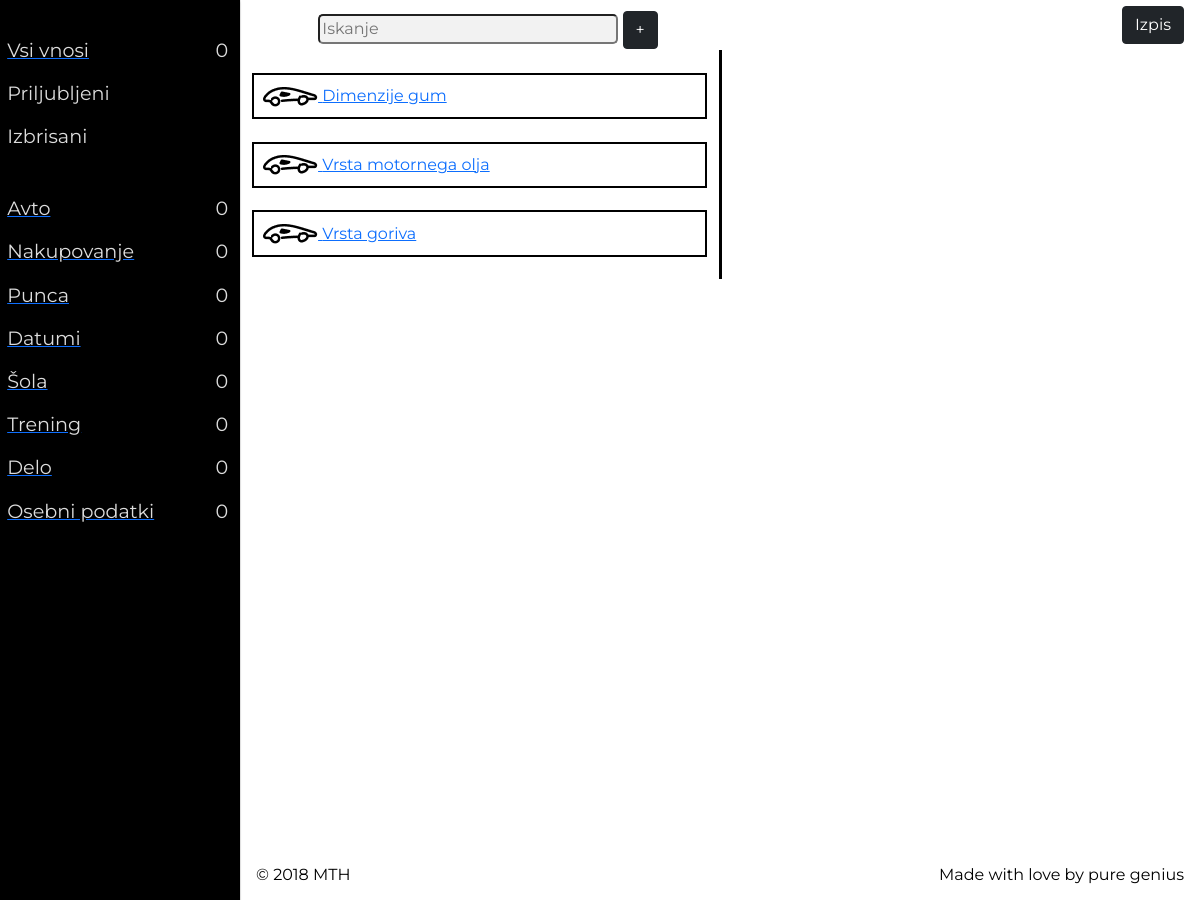
The app's page /kategorija?id=1 (signed in) with its own data.
### app/models.py (models this page shows, shortened)
class Kategorije(db.Model):
    id_kategorije = db.Column(db.INTEGER, primary_key=True, autoincrement=True, nullable=False)
    ime_kategorije = db.Column(db.String(50), index=True)
    id_uporabnika = db.Column(db.INTEGER, db.ForeignKey('uporabniki.id'))
    vrednosti = db.relationship('Vrednosti', backref='kategorija')

class Vrednosti(db.Model):
    id_vrednosti = db.Column(db.INTEGER, primary_key=True, autoincrement=True, nullable=False)
    naziv = db.Column(db.String(50), index=True)
    vrednost = db.Column(db.String(50), index=True)
    priljubljeno = db.Column(db.Boolean, index=True)
    id_kategorije = db.Column(db.INTEGER, db.ForeignKey('kategorije.id_kategorije'))

### app/routes.py (the view)
@app.route('/kategorija')
@login_required
def kategorija():
    id = request.args.get('id', None)
    id2 = request.args.get('id2', None)
    uporabnik = Uporabniki.query.filter_by(uporabnisko_ime=current_user.uporabnisko_ime).first()
    kategorije_all = Kategorije.query.filter_by(id_uporabnika=uporabnik.id).all()
    kategorije_id = []
    vrednosti = Vrednosti.query.filter_by(id_kategorije=id).all()
    kategorije_count = []
    vrednosti_count = 0
    for kategorija in kategorije_all:
        kategorije_id.append(kategorija.id_kategorije)
        kategorije_count.append(Vrednosti.query.filter_by(id_kategorije=kategorija.id_kategorije).count())
    for id in kategorije_id:
        vrednosti_count += Vrednosti.query.filter_by(id_kategorije=id).count()
    form = InputVrednostForm()
    if form.validate_on_submit():
        nova_vrednost = Vrednosti(naziv=form.naziv.data, vrednost=form.vrednost.data,
                                  id_kategorije=form.kategorija.data.id_kategorije)
        db.session.add(nova_vrednost)
        db.session.commit()
        return redirect(url_for('index'))
    return render_template('index.html', title='Domov', form=form, kategorije=kategorije_all,
                           vrednosti=vrednosti, kategorije_count=kategorije_count, kategorije_len=len(kategorije_count),
                           vrednosti_count=vrednosti_count)

### app/forms.py
class InputVrednostForm(FlaskForm):
    naziv = StringField('Naslov vrednosti', validators=[DataRequired()])
    vrednost = StringField('Vrednost', validators=[DataRequired()])
    kategorija = QuerySelectField('Kategorija', query_factory=kategorije_query,
                                  allow_blank=True, get_label='ime_kategorije')
    submit = SubmitField('Vnesi')

### app/models.py (called while the page is built)
@login.user_loader
def load_user(user_id):
    return Uporabniki.query.get(user_id)

def kategorije_query():
    uporabnik = Uporabniki.query.filter_by(uporabnisko_ime=current_user.uporabnisko_ime).first()
    return Kategorije.query.filter_by(id_uporabnika=uporabnik.id)

### app/templates/index.html (shortened to what this page needs)
{% extends "base.html" %}
{% block content %}
    <div class="container" >
        <div class="row justify-content-start">
            <div class="col" id="containerLeft">
                {% for vrednost in vrednosti %}
                    <a href="{{ url_for('vrednost', id2=vrednost.id_vrednosti) }}">
                        <div class="vrednost">
                            <img src="{{ url_for('static', filename='icons/black/car.png') }}" width="55" height="20" alt="ikona">
                            {{ vrednost.naziv }}
                        </div>
                    </a>
                {% endfor %}
            </div>
            <div class="col" id="containerRight">
            </div>
        </div>
    </div>
{% endblock %}

### app/templates/base.html (shortened to what this page needs)
<!DOCTYPE html>
<html lang="sl">
	<head>
		<link href="https://cdn.jsdelivr.net/npm/bootstrap@5.0.0-beta2/dist/css/bootstrap.min.css" rel="stylesheet"
>
		<link rel="stylesheet" href="{{ url_for('static',filename='base.css') }}">
	</head>
	<body>
		 <div class="grid-container">
		   	<div class="menu-icon">
		  	</div>
		  	<header class="header">
				<div class="search-field">
					<input class="header__search" type="text" placeholder="Iskanje" onkeyup="searchValues()">
					<a id="addValueBtn" class="btn btn-dark" onclick="addValue()">+</a>
				</div>
				<div class="header__buttons">
					<a class="btn btn-dark" href="{{ url_for('logout') }}">Izpis</a>
				</div>
		  	</header>
		  	<aside class="sidenav">
				<ul class="sidenav__list">
			  		<a href="{{ url_for('index') }}"><li class="sidenav__list-item">Vsi vnosi<span class="align_right">{{ vrednosti_count }}</span></li></a>
					<li class="sidenav__list-item">Priljubljeni </li>
					<li class="sidenav__list-item">Izbrisani</li>
				</ul>
				<ul class="sidenav__list">
					{% for i in kategorije %}
						{% set kategorija = kategorije[loop.index-1] %}
						{% set kategorije_count = kategorije_count[loop.index-1] %}
						<a href="{{ url_for('kategorija', id=kategorija.id_kategorije, id2=i.id_vrednosti) }}"><li class="sidenav__list-item" >
							{{ kategorija.ime_kategorije }}
							<span class="align_right">{{ kategorije_count }}</span>
						</li></a>
					{% endfor %}
				</ul>
		  	</aside>
			 <main class="main">
				 {% block content %}{% endblock %}
		  	</main>
		  	<footer class="footer">
				<div class="footer__copyright">&copy; 2018 MTH</div>
				<div class="footer__signature">Made with love by pure genius</div>
		  	</footer>
		 </div>
	</body>
</html>

### app/static/base.css (style rules this page uses)
body { margin: 0; padding: 0; color: rgba(0, 0, 0, 1); font-family: 'Montserrat', sans-serif; box-sizing: border-box; }
.grid-container { display: grid; grid-template-columns: 1fr; grid-template-rows: 50px 1fr 50px; grid-template-areas: 'header' 'main' 'footer'; height: 100vh; }
.menu-icon { position: fixed; display: flex; top: 5px; left: 10px; align-items: center; justify-content: center; background-color: #DADAE3; border-radius: 50%; z-index: 1; cursor: pointer; padding: 12px; }
.header { grid-area: header; display: flex; align-items: center; justify-content: space-between; padding: 0 16px; }
.search-field { width: 50%; text-align: center; padding: 2%; margin-top: 1% }
.header__search { background-color: rgba(242, 242, 242, 1); width: 300px; border-radius: 5px }
aside { grid-area: sidenav; display: flex; flex-direction: column; position: relative; height: 100%; width: 100%; transform: translateX(-245px); transition: all .6s ease-in-out; box-shadow: 0 2px 2px 0 rgba(0, 0, 0, 0.16), 0 0 0 1px rgba(0, 0, 0, 0.08); z-index: 1; background-color: #000000; }
.sidenav__list { padding: 0; margin-bottom: 0%; font-size: 1.2em; list-style-type: none; }
.sidenav__list:before { content: attr(aria-label); font-size: 0.8em; margin-left: 5%; color: #888 }
.sidenav__list-item { padding: 3%; text-align: left; color: #ddd; }
.align_right { float: right; margin-right: 2%; }
.main { background-color: rgba(255, 255, 255, 1); width: 100%; height: 100vh }
#containerLeft { border-right: 3px solid rgba(0, 0, 0, 1); }
.vrednost { padding: 2%; margin: 5% auto; border: 2px solid rgba(0, 0, 0, 1); }
.footer { grid-area: footer; display: flex; align-items: center; justify-content: space-between; padding: 0 16px; background-color: rgba(255, 255, 255, 1); }
@media only screen and (min-width: 46.875em) { .grid-container { grid-template-columns: 240px 1fr; grid-template-areas: "sidenav header" "sidenav main" "sidenav footer"; } }
@media only screen and (min-width: 46.875em) { .header__search { margin-left: 0; } }
@media only screen and (min-width: 46.875em) { .sidenav { position: relative; transform: translateX(0); } }

### records on screen
Kategorije: ime_kategorije "Avto", kategorije_count "0"
Kategorije: ime_kategorije "Nakupovanje", kategorije_count "0"
Kategorije: ime_kategorije "Punca", kategorije_count "0"
Kategorije: ime_kategorije "Datumi", kategorije_count "0"
Kategorije: ime_kategorije "Šola", kategorije_count "0"
Kategorije: ime_kategorije "Trening", kategorije_count "0"
Kategorije: ime_kategorije "Delo", kategorije_count "0"
Kategorije: ime_kategorije "Osebni podatki", kategorije_count "0"
Vrednosti: naziv "Dimenzije gum"
Vrednosti: naziv "Vrsta motornega olja"
Vrednosti: naziv "Vrsta goriva"

### other values on screen
{{ vrednosti_count }} "0"
